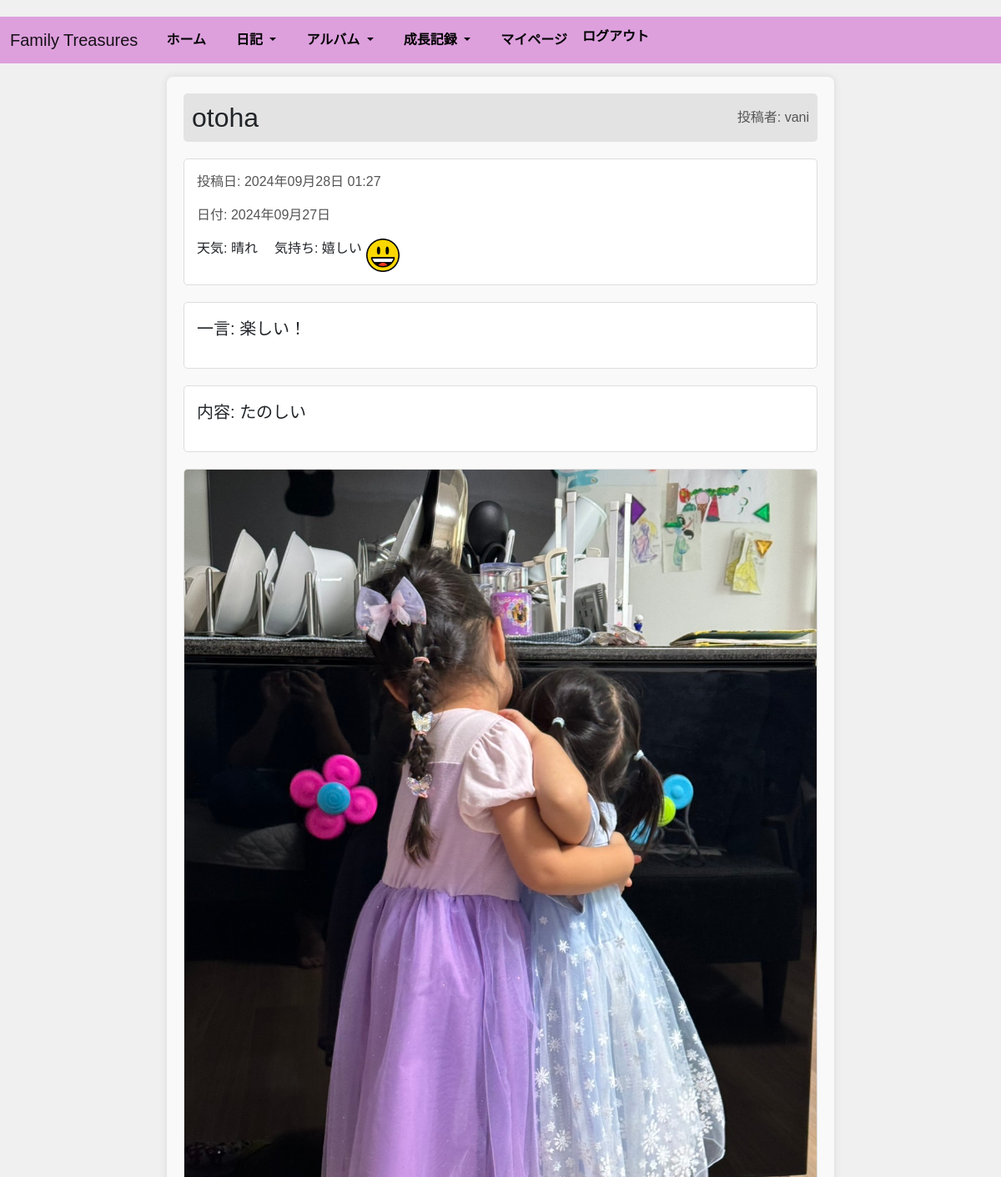
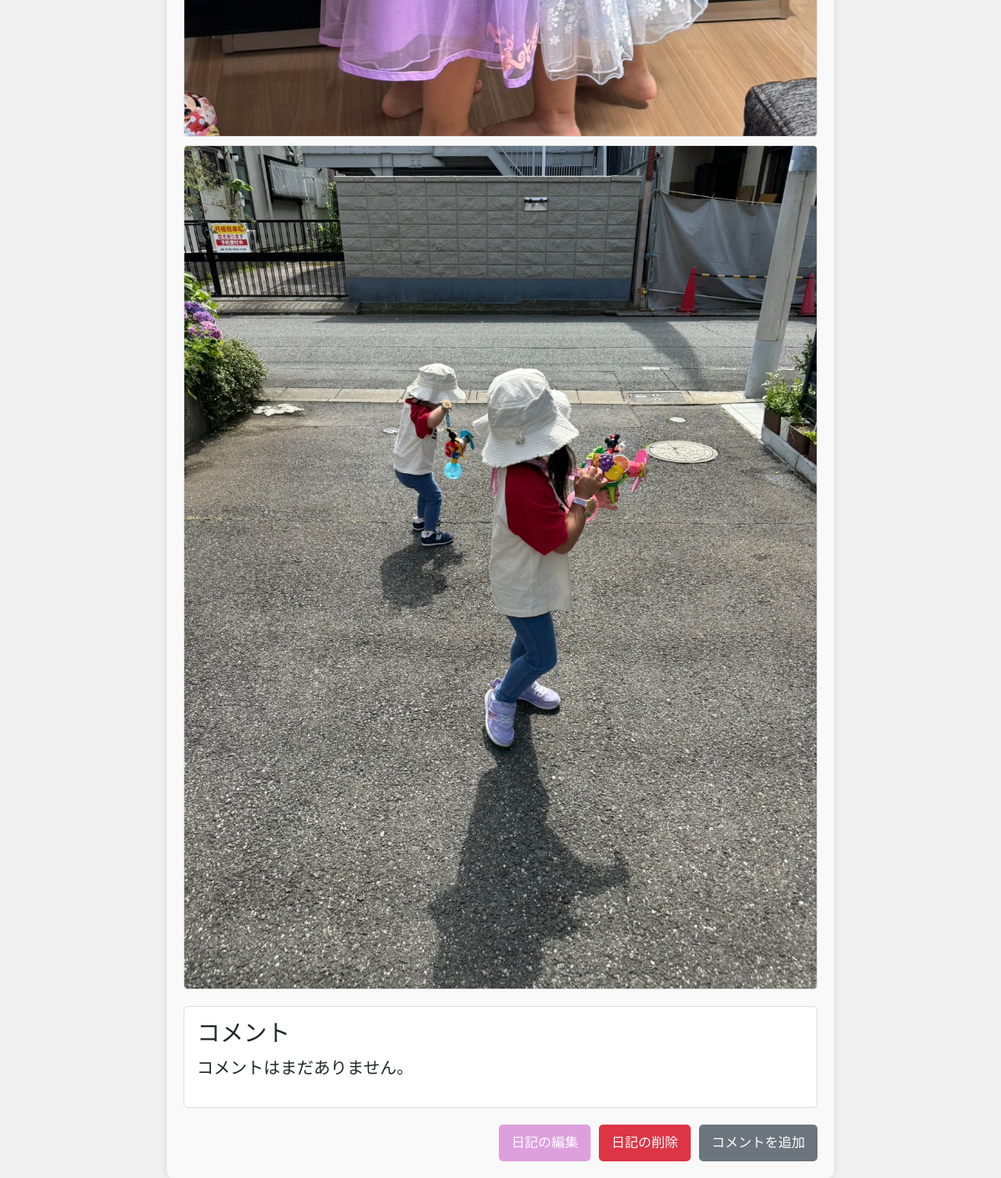
Page /app/diary/33/ (signed in) on the committed database (2 pictures, top to bottom).
### app/models.py (models this page shows, shortened)
class Diary(models.Model):
    user = models.ForeignKey(settings.AUTH_USER_MODEL, on_delete=models.CASCADE)
    household = models.ForeignKey('Household', on_delete=models.CASCADE)
    child = models.ForeignKey('Children', on_delete=models.SET_NULL, null=True, blank=True)
    template = models.ForeignKey('Template', on_delete=models.SET_NULL, null=True, blank=True)
    stamp = models.ForeignKey('Stamp', on_delete=models.SET_NULL, null=True, blank=True)
    weather = models.ForeignKey('Weather', on_delete=models.SET_NULL, null=True, blank=True)
    content = models.TextField(blank=True, null=True)
    entry_date = models.DateField(default=timezone.now)
    created_at = models.DateTimeField(auto_now_add=True)
    updated_at = models.DateTimeField(auto_now=True)
    class Meta:
        db_table = 'diaries'

class Children(models.Model):
    household = models.ForeignKey('Household', on_delete=models.CASCADE, null=True, blank=True)
    child_name = models.CharField(max_length=255)
    birthdate = models.DateField()
    created_at = models.DateTimeField(auto_now_add=True)
    updated_at = models.DateTimeField(auto_now=True)
    class Meta:
        db_table = 'children'

class User(AbstractBaseUser, PermissionsMixin):
    household = models.ForeignKey('Household', on_delete=models.SET_NULL, null=True, blank=True)
    user_name = models.CharField(max_length=255, unique=True)
    email = models.EmailField(max_length=255, unique=True)
    is_active = models.BooleanField(default=True)
    is_staff = models.BooleanField(default=False)
    image_url = models.ImageField(upload_to='profile_images/', null=True, blank=True)
    created_at = models.DateTimeField(auto_now_add=True)
    updated_at = models.DateTimeField(auto_now=True)
    USERNAME_FIELD = "user_name" #このテーブルのレコードを一意に識別
    EMAIL_FIELD = "email"
    REQUIRED_FIELDS = ["email"]#スーパーユーザー作成時に使用
    objects = UserManager()
    class Meta:
        db_table = "users"

class Weather(models.Model):
    name = models.CharField(max_length=50)
    created_at = models.DateTimeField(auto_now_add=True)
    updated_at = models.DateTimeField(auto_now=True)
    def __str__(self):
        return self.name
    class Meta:
        db_table = 'weather'

class Stamp(models.Model):
    name = models.CharField(max_length=50)
    image = models.ImageField(upload_to='stamps/')
    created_at = models.DateTimeField(auto_now_add=True)
    updated_at = models.DateTimeField(auto_now=True)
    class Meta:
        db_table = 'stamps'

class Template(models.Model):
    text = models.TextField()
    created_at = models.DateTimeField(auto_now_add=True)
    updated_at = models.DateTimeField(auto_now=True)
    class Meta:
        db_table = 'templates'

class DiaryMedia(models.Model):
    MEDIA_TYPE_CHOICES = [
        ('image', '画像'),
        ('video', '動画'),
    ]
    diary = models.ForeignKey('Diary', related_name='medias', on_delete=models.CASCADE)
    media_type = models.CharField(max_length=10, choices=MEDIA_TYPE_CHOICES)
    media_file = models.FileField(upload_to='diary_media/')
    created_at = models.DateTimeField(auto_now_add=True)
    updated_at = models.DateTimeField(auto_now=True)
    class Meta:
        db_table = 'diary_media'

### app/views.py (the view)
# urls.py: path('diary/<int:pk>/', DiaryDetailView.as_view(), name='diary_detail'),  # 日記詳細ページ
class DiaryDetailView(LoginRequiredMixin, View):
    def get(self, request, pk):
        diary = Diary.objects.filter(
            Q(pk=pk) & (Q(child__household=request.user.household) | Q(child=None, user__household=request.user.household))
        ).first()
        if not diary:
            raise Http404("Diary not found")
        comments = Comment.objects.filter(diary=diary).order_by('-created_at')
        return render(request, "diary_detail.html", context={
            "diary": diary,
            "comments": comments
        })

### templates/diary_detail.html (shortened to what this page needs)
{% extends 'base.html' %}
{% block content %}
    {% load static %}
    <link rel="stylesheet" href="{% static 'css/diary_detail.css' %}">
    <div class="diary-detail-container">
        <div class="diary-header">
            <h1>
                {% if diary.child %}
                    {{ diary.child.child_name }}
                {% endif %}
            </h1>
            <p>投稿者: {{ diary.user.user_name }}</p>
        </div>
        <div class="diary-meta">
            <div class="diary-date-info">
                <p>投稿日: {{ diary.created_at|date:"Y年m月d日 H:i" }}</p>
                <p>日付: {{ diary.entry_date|date:"Y年m月d日" }}</p>
            </div>
            <div class="diary-other-info">
                <div class="diary-weather-info">
                    <p>天気: {{ diary.weather }}</p>
                </div>
                <div class="diary-stamp-info">
                    <p>気持ち: {{ diary.stamp.name }}</p>
                    {% if diary.stamp.image %}
                        <img src="{{ diary.stamp.image.url }}" alt="{{ diary.stamp.name }}のスタンプ">
                    {% else %}
                        <p>スタンプの画像がありません</p>
                    {% endif %}
                </div>
            </div>
        </div>
        <div class="diary-content-section">
            {% if diary.template %}
                <p>一言: {{ diary.template.text }}</p>
            {% endif %}
        </div>
        <div class="diary-content-section">
            <p>内容: {{ diary.content }}</p>
        </div>
        <div class="diary-media-section">
            {% for media in diary.medias.all %}
                {% if media.media_type == 'image' %}
                    <img src="{{ media.media_file.url }}" alt="Image">
                {% else %}
                    {% if media.media_type == 'video' %}
                        <video controls>
                            <source src="{{ media.media_file.url }}" type="video/mp4">
                        </video>
                    {% endif %}
                {% endif %}
            {% endfor %}
        </div>
        <div class="comments-section">
            <h3>コメント</h3>
            <ul>
                {% for comment in comments %}
                    <li>
                        <strong>{{ comment.user.user_name }}:</strong> {{ comment.content }}
                        {% if request.user == comment.user %}
                            <a href="{% url 'app:comment_edit' comment.pk %}">編集</a>
                            <a href="{% url 'app:comment_delete' comment.pk %}">削除</a>
                        {% endif %}
                    </li>
                {% empty %}
                    <li>コメントはまだありません。</li>
                {% endfor %}
            </ul>
        </div>
        <div class="actions-section">
            <a href="{% url 'app:diary_edit' diary.pk %}" class="btn">日記の編集</a>
            <a href="{% url 'app:diary_delete' diary.pk %}" class="btn btn-danger">日記の削除</a>
            <a href="{% url 'app:comment_create' diary.pk %}" class="btn btn-secondary">コメントを追加</a>
        </div>
    </div>
{% endblock %}

### static/css/styles.css (style rules this page uses)
body { font-family: Arial, sans-serif; background-color: #f0f0f0; margin: 0; padding-top: 20px; }

### static/css/diary_detail.css (style rules this page uses)
.diary-detail-container { max-width: 800px; margin: 0 auto; padding: 20px; background-color: #f9f9f9; border-radius: 8px; box-shadow: 0 0 10px rgba(0, 0, 0, 0.1); }
.diary-header { display: flex; justify-content: space-between; align-items: center; padding: 10px; background-color: #e3e3e3; border-radius: 5px; margin-bottom: 20px; }
.diary-header h1 { font-size: 32px; margin: 0; }
.diary-header p { font-size: 16px; margin: 0; color: #555; }
.diary-meta { padding: 15px; background-color: #ffffff; border: 1px solid #ddd; border-radius: 5px; margin-bottom: 20px; }
.diary-date-info { font-size: 16px; color: #555; margin-bottom: 10px; }
.diary-other-info { display: flex; gap: 20px; }
.diary-weather-info, .diary-stamp-info { font-size: 16px; display: flex; align-items: center; }
.diary-stamp-info img { width: 40px; height: 40px; margin-left: 5px; vertical-align: middle; }
.diary-content-section { padding: 15px; background-color: #ffffff; border: 1px solid #ddd; border-radius: 5px; margin-bottom: 20px; line-height: 1.6; font-size: 20px; }
.diary-media-section { display: flex; flex-wrap: wrap; gap: 10px; margin-bottom: 20px; }
.diary-media-section img, .diary-media-section video { max-width: 100%; height: auto; border-radius: 5px; border: 1px solid #ddd; }
.comments-section { padding: 15px; background-color: #ffffff; border: 1px solid #ddd; border-radius: 5px; margin-bottom: 20px; }
.comments-section ul { list-style-type: none; padding: 0; }
.comments-section li { font-size: 20px; line-height: 1.6; margin-bottom: 10px; }
.actions-section { display: flex; justify-content: flex-end; gap: 10px; margin-top: 20px; }
.actions-section .btn { display: inline-block; padding: 10px 15px; font-size: 16px; color: #fff; background-color: #dda0dd; border: none; border-radius: 5px; text-decoration: none; text-align: center; cursor: pointer; transition: background-color 0.3s; }
.actions-section .btn-danger { background-color: #dc3545; }
.actions-section .btn-secondary { background-color: #6c757d; }

### rows in the picture
Diary: child.child_name "otoha", user.user_name "vani", created_at "2024年09月28日 01:27", entry_date "2024年09月27日", weather "晴れ", stamp.name "嬉しい", stamp.image (picture), template.text "楽しい！", content "たのしい"
DiaryMedia: media_file (picture)
DiaryMedia: media_file (picture)
